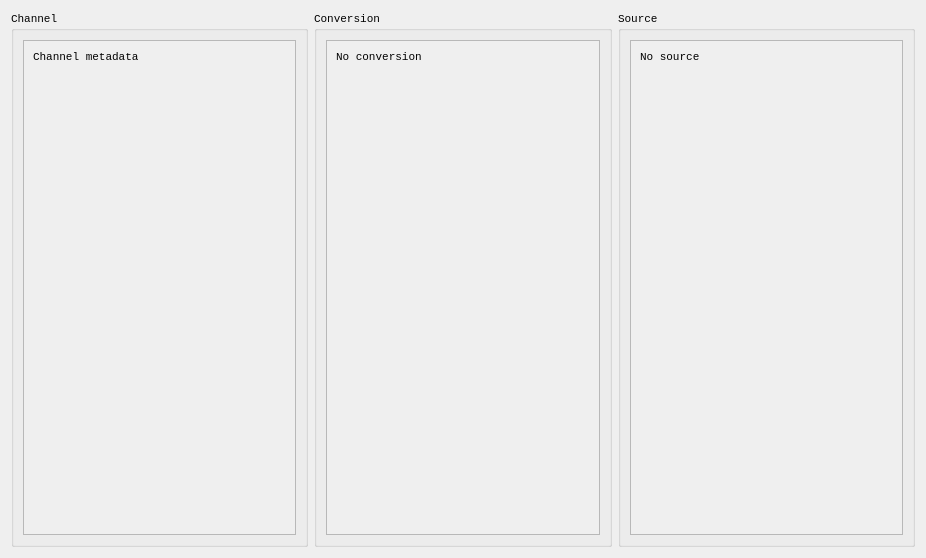
<?xml version="1.0" encoding="UTF-8"?>
<ui version="4.0">
 <class>ChannelInfo</class>
 <widget class="QWidget" name="ChannelInfo">
  <property name="geometry">
   <rect>
    <x>0</x>
    <y>0</y>
    <width>926</width>
    <height>558</height>
   </rect>
  </property>
  <property name="windowTitle">
   <string>Form</string>
  </property>
  <layout class="QHBoxLayout" name="horizontalLayout">
   <item>
    <widget class="QGroupBox" name="groupBox">
     <property name="font">
      <font>
       <family>Consolas</family>
       <pointsize>8</pointsize>
      </font>
     </property>
     <property name="title">
      <string>Channel</string>
     </property>
     <property name="flat">
      <bool>false</bool>
     </property>
     <layout class="QVBoxLayout" name="verticalLayout_4">
      <item>
       <widget class="QScrollArea" name="scrollArea">
        <property name="widgetResizable">
         <bool>true</bool>
        </property>
        <widget class="QWidget" name="scrollAreaWidgetContents">
         <property name="geometry">
          <rect>
           <x>0</x>
           <y>0</y>
           <width>277</width>
           <height>505</height>
          </rect>
         </property>
         <layout class="QVBoxLayout" name="verticalLayout_3">
          <item>
           <widget class="QLabel" name="channel_label">
            <property name="text">
             <string>Channel metadata</string>
            </property>
            <property name="textInteractionFlags">
             <set>Qt::LinksAccessibleByMouse|Qt::TextSelectableByKeyboard|Qt::TextSelectableByMouse</set>
            </property>
           </widget>
          </item>
          <item>
           <spacer name="verticalSpacer_3">
            <property name="orientation">
             <enum>Qt::Vertical</enum>
            </property>
            <property name="sizeHint" stdset="0">
             <size>
              <width>20</width>
              <height>40</height>
             </size>
            </property>
           </spacer>
          </item>
         </layout>
        </widget>
       </widget>
      </item>
     </layout>
    </widget>
   </item>
   <item>
    <widget class="QGroupBox" name="groupBox_2">
     <property name="font">
      <font>
       <family>Consolas</family>
       <pointsize>8</pointsize>
      </font>
     </property>
     <property name="title">
      <string>Conversion</string>
     </property>
     <layout class="QVBoxLayout" name="verticalLayout_6">
      <item>
       <widget class="QScrollArea" name="scrollArea_2">
        <property name="widgetResizable">
         <bool>true</bool>
        </property>
        <widget class="QWidget" name="scrollAreaWidgetContents_2">
         <property name="geometry">
          <rect>
           <x>0</x>
           <y>0</y>
           <width>276</width>
           <height>505</height>
          </rect>
         </property>
         <layout class="QVBoxLayout" name="verticalLayout_2">
          <item>
           <widget class="QLabel" name="conversion_label">
            <property name="text">
             <string>No conversion</string>
            </property>
            <property name="textInteractionFlags">
             <set>Qt::LinksAccessibleByMouse|Qt::TextSelectableByKeyboard|Qt::TextSelectableByMouse</set>
            </property>
           </widget>
          </item>
          <item>
           <spacer name="verticalSpacer">
            <property name="orientation">
             <enum>Qt::Vertical</enum>
            </property>
            <property name="sizeHint" stdset="0">
             <size>
              <width>20</width>
              <height>40</height>
             </size>
            </property>
           </spacer>
          </item>
         </layout>
        </widget>
       </widget>
      </item>
     </layout>
    </widget>
   </item>
   <item>
    <widget class="QGroupBox" name="groupBox_3">
     <property name="font">
      <font>
       <family>Consolas</family>
       <pointsize>8</pointsize>
      </font>
     </property>
     <property name="title">
      <string>Source</string>
     </property>
     <layout class="QVBoxLayout" name="verticalLayout_5">
      <item>
       <widget class="QScrollArea" name="scrollArea_3">
        <property name="widgetResizable">
         <bool>true</bool>
        </property>
        <widget class="QWidget" name="scrollAreaWidgetContents_3">
         <property name="geometry">
          <rect>
           <x>0</x>
           <y>0</y>
           <width>277</width>
           <height>505</height>
          </rect>
         </property>
         <layout class="QVBoxLayout" name="verticalLayout">
          <item>
           <widget class="QLabel" name="source_label">
            <property name="text">
             <string>No source</string>
            </property>
            <property name="textInteractionFlags">
             <set>Qt::LinksAccessibleByMouse|Qt::TextSelectableByKeyboard|Qt::TextSelectableByMouse</set>
            </property>
           </widget>
          </item>
          <item>
           <spacer name="verticalSpacer_2">
            <property name="orientation">
             <enum>Qt::Vertical</enum>
            </property>
            <property name="sizeHint" stdset="0">
             <size>
              <width>20</width>
              <height>40</height>
             </size>
            </property>
           </spacer>
          </item>
         </layout>
        </widget>
       </widget>
      </item>
     </layout>
    </widget>
   </item>
  </layout>
 </widget>
 <resources/>
 <connections/>
</ui>
